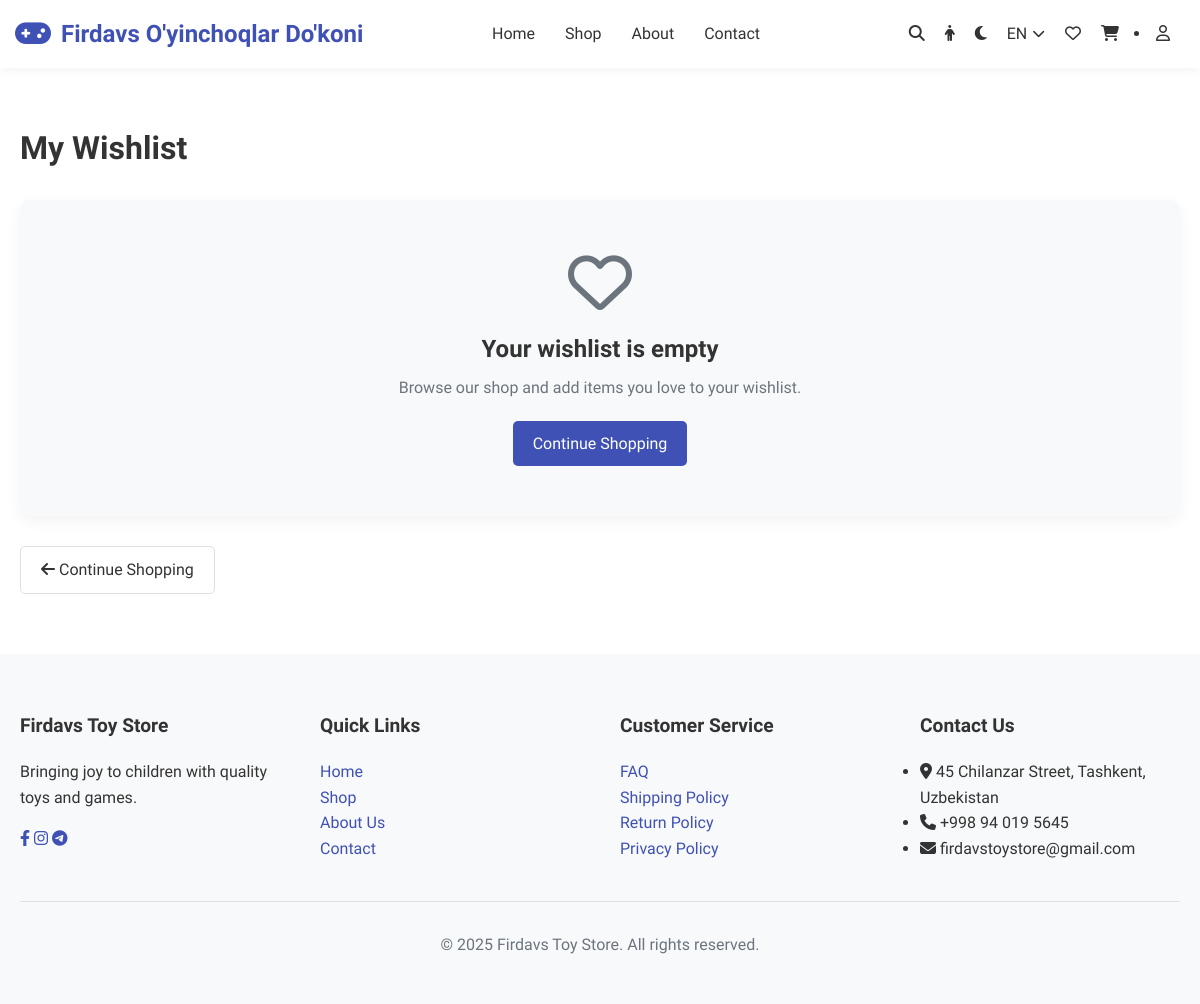
The app's page /uz/products/wishlist/ (signed in), older data.
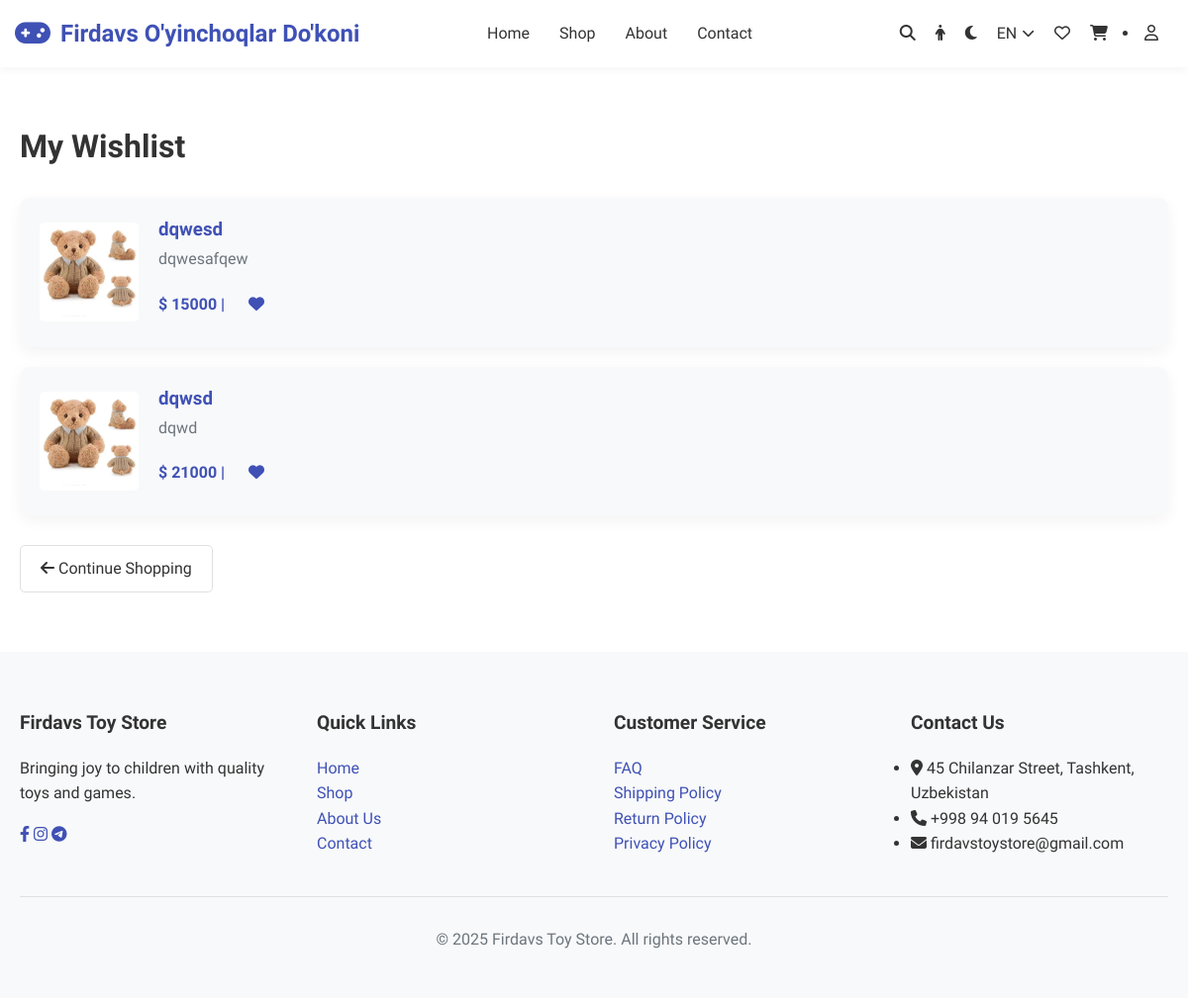
The same page, newer data.
### products/models.py (models this page shows, shortened)
class ProductModel(models.Model):
    name = models.CharField(max_length=255, verbose_name=_("name"))
    price = models.IntegerField(default=0, verbose_name=_("price"))
    discount = models.IntegerField(default=0, verbose_name=_("discount"))
    category = models.ForeignKey(CategoryModel, on_delete=models.CASCADE, related_name='products',
                                 verbose_name=_("category"))
    color = models.ManyToManyField(ColorModel, related_name='products', verbose_name=_("color"))
    short_description = models.TextField(verbose_name=_("short_description"))
    long_description = models.TextField(verbose_name=_("long_description"))
    image = models.ImageField(upload_to='products/', verbose_name=_("image"))
    is_available = models.BooleanField(default=True, verbose_name=_("is_available"))
    agerange = models.ManyToManyField(AgeModel, related_name='products', verbose_name=("age_range"))
    wishlist = models.ManyToManyField(
        User,
        related_name='wishlist',
        verbose_name=_("wishlist"),
        null=True,
        blank=True,
    )
    cart = models.ManyToManyField(
        User,
        related_name='cart',
        verbose_name=_("cart"),
         null=True,
        blank=True,
    )
    created_at = models.DateTimeField(auto_now_add=True, verbose_name=_("created_at"))
    class Meta:
        verbose_name = _('Product')
        verbose_name_plural = _('Products')

### users/models.py (models this page shows, shortened)
class UserModel(AbstractUser):
    pass
    class Meta:
        verbose_name = 'User'
        verbose_name_plural = 'Users'

### products/views.py (the view)
# urls.py: path('wishlist/', WishlistListView.as_view(), name="wishlist"),
class WishlistListView(LoginRequiredMixin, ListView):
    template_name = 'wishlist.html'
    context_object_name = 'products'
    paginate_by = 9
    def get_queryset(self):
        return self.request.user.wishlist.order_by('-pk')

### products/templatetags/mytags.py (called while the page is built)
@register.simple_tag
def get_heart_icon(request, product):
    return "fas fa-heart" if request.user in product.wishlist.all() else "far fa-heart"

### templates/wishlist.html (shortened to what this page needs)
{% extends 'layouts/base.html' %}
{% load static %}
{% load mytags %}
{% block content %}
<section class="section">
  <div class="container">
    <h1 style="font-size: 2rem; margin-bottom: 30px">My Wishlist</h1>
    {% if products %}
    <div class="wishlist-items">
      {% for product in products %}
      <a href="{% url 'products:product' pk=product.pk %}">
        <div
          class="wishlist-item"
          style="
            display: grid;
            grid-template-columns: 100px 1fr auto;
            gap: 20px;
            align-items: center;
            padding: 20px;
            background-color: var(--card-background);
            border-radius: 10px;
            box-shadow: 0 5px 15px var(--shadow-color);
            margin-bottom: 20px;
          "
        >
          <div
            class="item-image"
            style="width: 100px; height: 100px; overflow: hidden"
          >
            <img
              src="{{ product.image.url }}"
              alt="{{ product.name }}"
              style="
                width: 100%;
                height: 100%;
                object-fit: cover;
                border-radius: 5px;
              "
            />
          </div>
          <div class="item-details">
            <h3 style="margin-bottom: 5px">{{ product.name }}</h3>
            <p style="color: var(--text-light); margin-bottom: 10px">
              {{ product.short_description }}
            </p>
            <div style="font-weight: 600; color: var(--primary-color)">
              $ {{ product.price }} |
              <a
                class="btn btn-success text-white"
                href="{% url 'products:wishlist-create' pk=product.pk %}?next={{ request.path }}?{{ request.GET.urlencode }}"
              >
                <i class="{% get_heart_icon request product %}"></i>
              </a>
            </div>
          </div>
          </div
      ></a>
      {% endfor %}
    </div>
    {% else %}
    <div
      class="empty-wishlist"
      style="
        text-align: center;
        padding: 50px 20px;
        background-color: var(--card-background);
        border-radius: 10px;
        box-shadow: 0 5px 15px var(--shadow-color);
      "
    >
      <i
        class="far fa-heart"
        style="font-size: 4rem; color: var(--text-light); margin-bottom: 20px"
      ></i>
      <h2 style="margin-bottom: 10px">Your wishlist is empty</h2>
      <p style="color: var(--text-light); margin-bottom: 20px">
        Browse our shop and add items you love to your wishlist.
      </p>
      <a href="{% url 'products:shop' %}" class="btn btn-primary"
        >Continue Shopping</a
      >
    </div>
    {% endif %}
    <div
      style="display: flex; justify-content: space-between; margin-top: 30px"
    >
      <a href="{% url 'products:shop' %}" class="btn btn-outline">
        <i class="fas fa-arrow-left"></i> Continue Shopping
      </a>
    </div>
  </div>
</section>
{% endblock %}

Row changes from the older to the newer data that the page shows:
now on this page (row edited): ProductModel: image (picture), name "dqwesd", short_description "dqwesafqew", price "15000"
now on this page (row edited): ProductModel: image (picture), name "dqwsd", short_description "dqwd", price "21000"
Text that changed along with them:
text no longer shown: "Your wishlist is empty Browse our shop and add items you love to your wishlist. Continue Shopping"
